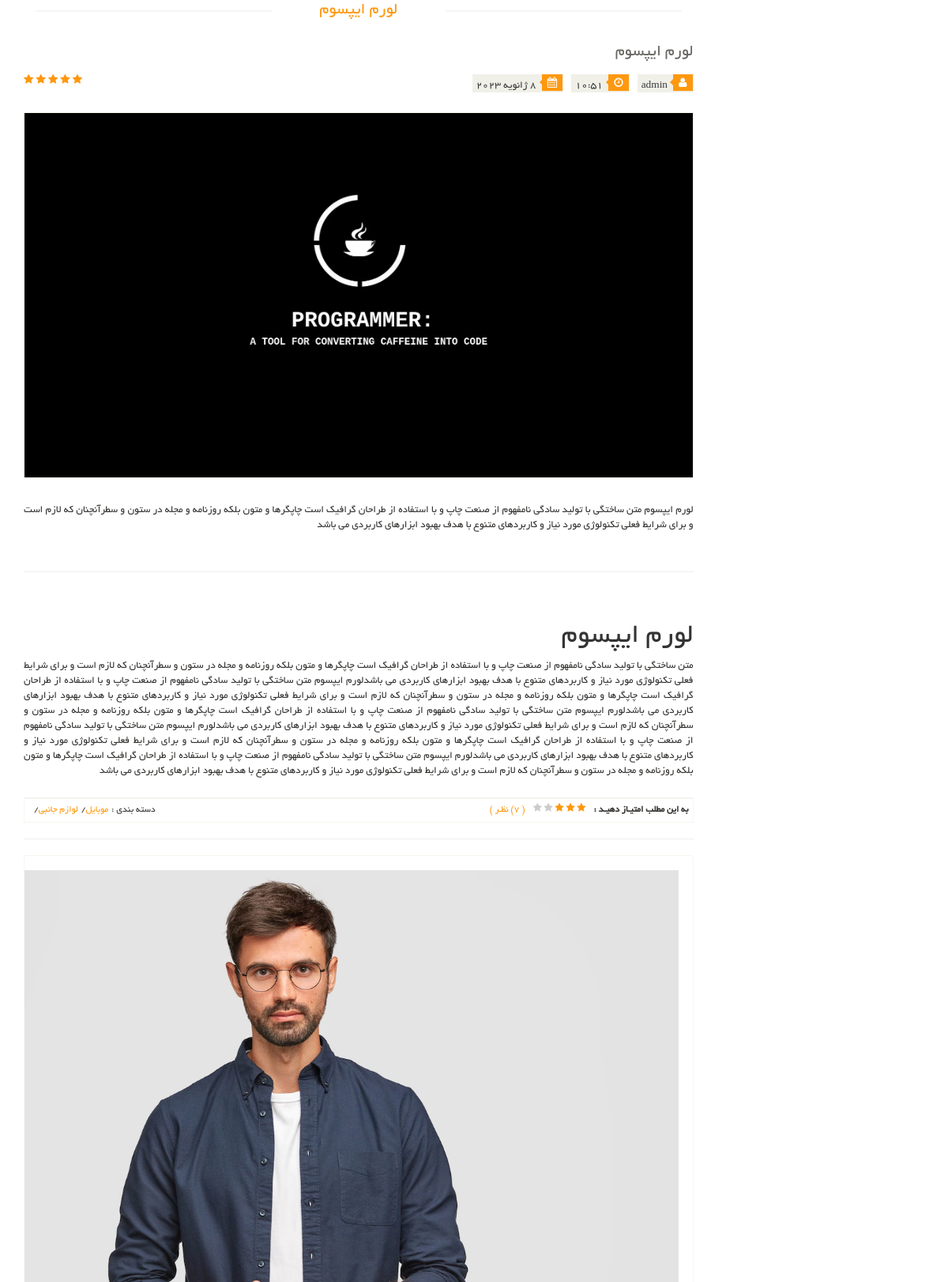
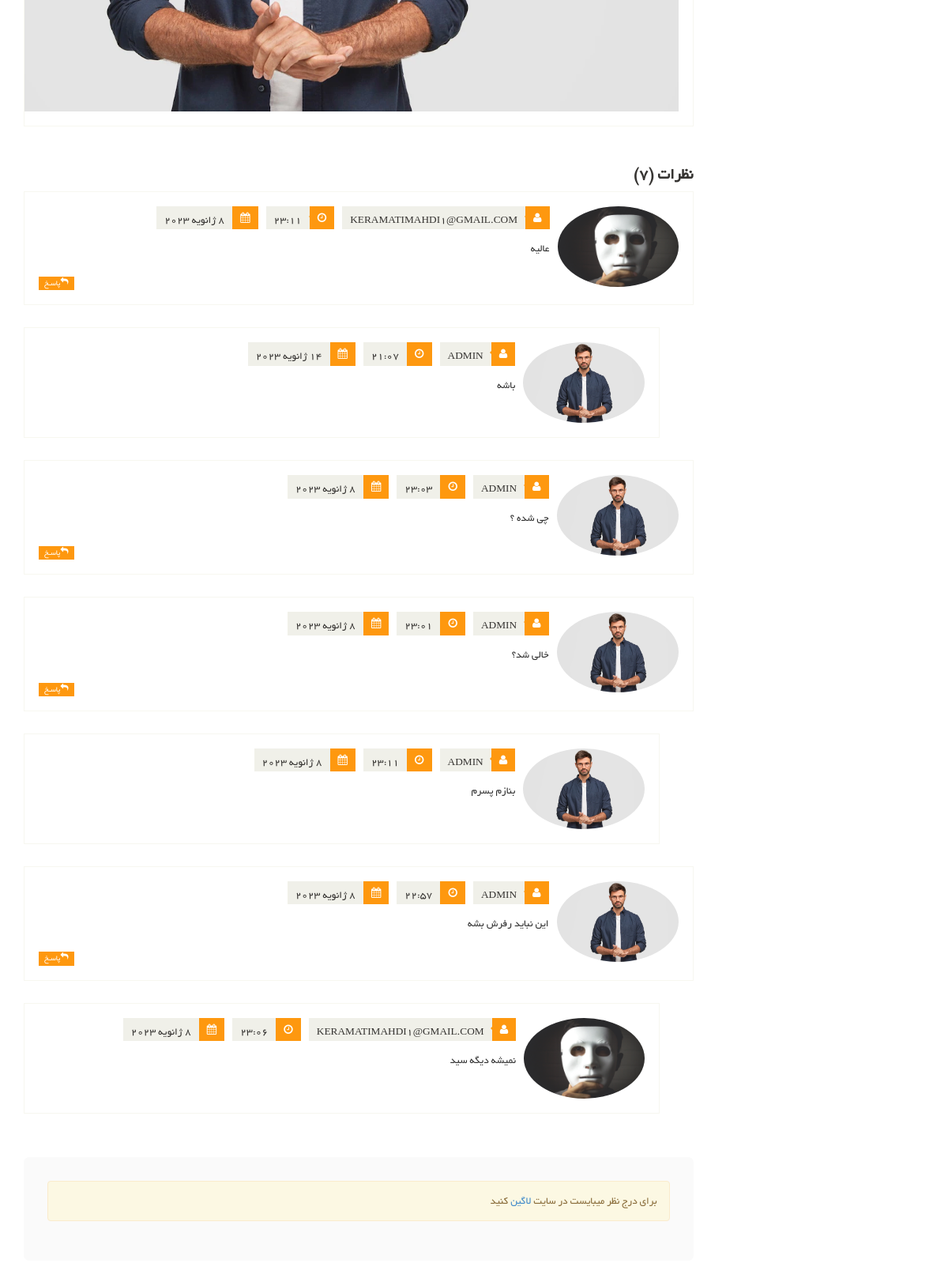
/articles/3/لورم-ایپسوم, run on the app's committed database (2 pictures, top to bottom).
### article_module/models.py (models this page shows, shortened)
class Article(models.Model):
    author = models.ForeignKey(User, on_delete=models.CASCADE, null=True, editable=False, verbose_name='نویسنده')
    title = models.CharField(max_length=300, unique=True, verbose_name='عنوان مقاله')
    slug = models.SlugField(db_index=True, editable=False, allow_unicode=True, verbose_name='عنوان در لینک')
    image = models.ImageField(upload_to='images/article', verbose_name='تصویر مقاله')
    short_description = models.TextField(verbose_name='توضیحات کوتاه')
    text = RichTextField(verbose_name='متن مقاله')
    selected_categories = models.ManyToManyField(ArticleCategory, verbose_name='دسته بندی ها')
    created = models.DateTimeField(auto_now_add=True, verbose_name='تاریخ انتشار')
    updated = models.DateTimeField(auto_now=True)
    is_active = models.BooleanField(default=True, verbose_name='فعال / غیرفعال')
    class Meta:
        verbose_name = 'مقاله'
        verbose_name_plural = 'مقالات'

class ArticleCategory(models.Model):
    parent = models.ForeignKey('ArticleCategory', on_delete=models.CASCADE, null=True, blank=True,
                               verbose_name='دسته بندی والد')
    title = models.CharField(max_length=200, verbose_name='عنوان')
    url_title = models.CharField(max_length=200, unique=True, verbose_name='عنوان در لینک')
    is_active = models.BooleanField(default=True, verbose_name='فعال / غیرفعال')
    def __str__(self):
        return self.title
    class Meta:
        verbose_name = 'دسته بندی مقاله'
        verbose_name_plural = 'دسته بندی مقاله ها'

class ArticleComment(models.Model):
    article = models.ForeignKey(Article, on_delete=models.CASCADE, verbose_name='مقاله')
    parent = models.ForeignKey('ArticleComment', null=True, blank=True, on_delete=models.CASCADE, verbose_name='والد')
    user = models.ForeignKey(User, on_delete=models.CASCADE, verbose_name='کاربر')
    created = models.DateTimeField(auto_now_add=True, verbose_name='تاریخ ثبت')
    text = models.TextField(verbose_name='متن نظر')
    class Meta:
        verbose_name = 'نظر مقاله'
        verbose_name_plural = 'نظرات مقاله'

### account_module/models.py (models this page shows)
class User(AbstractUser):
    avatar = models.ImageField(upload_to='images/user_profile/', verbose_name='تصویر پروفایل', null=True, blank=True)
    about_user = models.TextField(null=True, blank=True, verbose_name='بیوگرافی')
    address = models.TextField(null=True, blank=True, verbose_name='آدرس')
    email_active_code = models.CharField(max_length=100, verbose_name='کد فعالسازی ایمیل', editable=False)
    class Meta:
        verbose_name = 'کاربر'
        verbose_name_plural = 'کاربران'
    def __str__(self):
        return self.get_username()

### article_module/views.py (the view)
# urls.py: re_path('(?P<pk>[-\w]+)/(?P<slug>[-\w]+)', views.ArticleDetailView.as_view(), name='article_detail'),
class ArticleDetailView(DetailView):
    template_name = 'article_module/article_detail_page.html'
    model = Article
    def get_queryset(self):
        query = super(ArticleDetailView, self).get_queryset()
        slug = self.kwargs.get('slug')
        if slug is not None:
            query = query.filter(slug__iexact=slug)
        data = query.filter(is_active=True)
        return data
    def get_context_data(self, **kwargs):
        context = super(ArticleDetailView, self).get_context_data()
        article: Article = kwargs.get('object')
        context['comment'] = ArticleComment.objects.filter(article_id=article.id, parent=None).order_by(
            '-created').prefetch_related(
            'articlecomment_set')
        context['comment_count'] = ArticleComment.objects.filter(article_id=article.id).count()
        return context

### article_module/templates/article_module/article_detail_page.html (shortened to what this page needs)
{% extends 'shared/_layout.html' %}
{% load static %}
{% load render_partial %}
{% load jalali_tags %}
{% load thumbnail %}
{% block content %}
    <section>
        <div class="container">
            <div class="row">
                <div class="col-sm-9">
                    <div class="blog-post-area">
                        <h2 class="title text-center">{{ article.title }}</h2>
                        <div class="single-blog-post">
                            <h3>{{ article.title }}</h3>
                            <div class="post-meta">
                                <ul>
                                    <li><i class="fa fa-user"></i>{{ article.author }}</li>
                                    <li><i class="fa fa-clock-o"></i>{{ article.created.time }}</li>
                                    <li><i class="fa fa-calendar"></i>{{ article.created.date | to_jalali }}</li>
                                </ul>
                                <span>
										<i class="fa fa-star"></i>
										<i class="fa fa-star"></i>
										<i class="fa fa-star"></i>
										<i class="fa fa-star"></i>
										<i class="fa fa-star-half-o"></i>
								</span>
                            </div>
                            <a>
                                {% if article.image %}
                                    {% thumbnail article.image "862x398" crop='center' as im %}
                                        <img src="{{ im.url }}" alt="image {{ article.title }}">
                                    {% endthumbnail %}
                                {% else %}
                                    <img src="{% static "images/blog/blog-one.jpg" %}"
                                         alt="image of {{ article.title }}">
                                {% endif %}
                            </a>
                            <p>{{ article.short_description }}</p>
                            <br>
                            <hr>
                            <br>
                            <p>{{ article.text | safe }}</p>
                        </div>
                    </div>
                    <div class="rating-area">
                        <ul class="ratings">
                            <li class="rate-this">به این مطلب امتیـاز دهیـد :</li>
                            <li>
                                <i class="fa fa-star color"></i>
                                <i class="fa fa-star color"></i>
                                <i class="fa fa-star color"></i>
                                <i class="fa fa-star"></i>
                                <i class="fa fa-star"></i>
                            </li>
                            <li class="color">( {{ comment_count }}) نظـر )</li>
                        </ul>
                        <ul class="tag">
                            <li>دسته بندی :</li>
                            {% for item in article.selected_categories.all %}
                                <li><a class="color"
                                       href="{% url 'article:articles_category_list' category=item.url_title %}">{{ item }}<span>/</span></a>
                                </li>
                            {% endfor %}
                        </ul>
                    </div>
                    <hr>
                    <div class="media commnets">
                        <a class="pull-right" href="#">
                            {% if article.author.avatar %}
                                {% thumbnail article.author.avatar "121x86" crop='center' as im %}
                                    <img src="{{ im.url }}" alt="avatar {{ article.author.username }}">
                                {% endthumbnail %}
                            {% else %}
                                <img class="media-object" src="{% static "images/default-avatar1.png" %}"
                                     alt="avatar {{ article.author.username }}">
                            {% endif %}
                        </a>
                    </div>
                    <div class="response-area" id="comment_area">
                        <h2> نظرات ({{ comment_count }})</h2>
                        <ul class="media-list">
                            {% for comment in comment %}
                                <li class="media" id="single_comment_box_{{ comment.id }}">
                                    <a class="pull-right">
                                        {% if comment.user.avatar %}
                                            {% thumbnail comment.user.avatar "90x90" crop='center' as im %}
                                                <img src="{{ im.url }}" alt="avatar {{ comment.user }}"
                                                     class="img-circle">
                                            {% endthumbnail %}
                                        {% else %}
                                            <img class="media-object img-circle"
                                                 src="{% static "images/default-avatar1.png" %}"
                                                 alt="avatar {{ comment.user }}" height="90" width="90">
                                        {% endif %}
                                    </a>
                                    <div class="media-body">
                                        <ul class="sinlge-post-meta">
                                            <li><i class="fa fa-user"></i>{{ comment.user }}</li>
                                            <li><i class="fa fa-clock-o"></i>{{ comment.created.time }}</li>
                                            <li><i class="fa fa-calendar"></i>{{ comment.created.date | to_jalali }}
                                            </li>
                                        </ul>
                                        <p>{{ comment.text }}</p>
                                        <a class="btn btn-primary" onclick="fillParentId({{ comment.id }})"><i
                                                class="fa fa-reply"></i>پاسـخ</a>
                                    </div>
                                </li>
                                {% for sub_comment in comment.articlecomment_set.all %}
                                    <li class="media second-media" id="single_comment_box_{{ comment.id }}">
                                        <a class="pull-right">
                                            {% if sub_comment.user.avatar %}
                                                {% thumbnail sub_comment.user.avatar "90x90" crop='center' as im %}
                                                    <img src="{{ im.url }}" alt="avatar {{ sub_comment.user }}"
                                                         class="img-circle">
                                                {% endthumbnail %}
                                            {% else %}
                                                <img class="media-object img-circle"
                                                     src="{% static "images/default-avatar1.png" %}"
                                                     alt="avatar {{ sub_comment.user }}" height="90" width="90">
                                            {% endif %}
                                        </a>
                                        <div class="media-body">
                                            <ul class="sinlge-post-meta">
                                                <li><i class="fa fa-user"></i>{{ sub_comment.user }}</li>
                                                <li><i class="fa fa-clock-o"></i>{{ sub_comment.created.time }}</li>
                                                <li>
                                                    <i class="fa fa-calendar"></i>{{ sub_comment.created.date | to_jalali }}
                                                </li>
                                            </ul>
                                            <p>{{ sub_comment.text }}</p>
                                        </div>
                                    </li>
                                {% endfor %}
                            {% endfor %}
                        </ul>
                    </div>
                    <div class="replay-box" id="comment_form">
                        {% if request.user.is_authenticated %}
                            <div class="row">
                                <div class="col-sm-12">
                                    <h2>نظـر خود را بنویسیـد</h2>
                                    <div class="text-area">
                                        <input type="hidden" id="parent_id" value="">
                                        <div class="blank-arrow">
                                            <label>متن پیام</label>
                                        </div>
                                        <span>*</span>
                                        <textarea name="message" rows="11" class="form-control" id="comment-text"
                                                  placeholder="نظر خود را به اشتراک بگذارید"></textarea>
                                        <a class="btn btn-primary" onclick="sendArticleComment({{ article.id }})">ارسـال
                                            نظـر</a>
                                    </div>
                                </div>
                            </div>
                        {% else %}
                            <div class="alert alert-warning">
                                برای درج نظر میبایست در سایت <a href="{% url 'account:login_page' %}">لاگین</a> کنید
                            </div>
                        {% endif %}
                    </div>
                </div>
            </div>
        </div>
    </section>
{% endblock %}

### data on the page
Article: title "لورم ایپسوم", author "admin", created.time "10:51", created|to_jalali "8 ژانویه 2023", short_description "لورم ایپسوم متن ساختگی با تولید سادگی نامفهوم از صنعت چاپ و با استفاده از طراحان گرافیک است چاپگرها و متون بلکه روزنامه و مجله در ستون و سطرآنچنان که لازم است و برای شرایط فعلی تکنولوژی مورد نیاز و کاربردهای متنوع با هدف بهبود ابزارهای کاربردی می باشد", text "لورم ایپسوم متن ساختگی با تولید سادگی نامفهوم از صنعت چاپ و با استفاده از طراحان گرافیک است چاپگرها و متون بلکه روزنامه و مجله در ستون و سطرآنچنان که لازم است و برای شرایط فعلی تکنولوژی مورد نیاز و کاربردهای متنوع با هدف بهبود ابزارهای کاربردی می باشدلورم ایپسوم متن ساختگی با تولید سادگی نامفهوم از صنعت چاپ و با استفاده از طراحان گرافیک است چاپگرها و متون بلکه روزنامه و مجله در ستون و سطرآنچنان که لازم است و برای شرایط فعلی تکنولوژی مورد نیاز و کاربردهای متنوع با هدف بهبود ابزارهای کاربردی می باشدلورم ایپسوم متن ساختگی با تولید سادگی نامفهوم از صنعت چاپ و با استفاده از طراحان گرافیک است چاپگرها و متون بلکه روزنامه و مجله در ستون و سطرآنچنان که لازم است و برای شرایط فعلی تکنولوژی مورد نیاز و…"
ArticleCategory: title "موبایل"
ArticleCategory: title "لوازم جانبی"
ArticleComment: shows a picture, user "KERAMATIMAHDI1@GMAIL.COM", created.time "23:11", created|to_jalali "8 ژانویه 2023", text "عالیه"
ArticleComment: user "ADMIN", created.time "21:07", created|to_jalali "14 ژانویه 2023", text "باشه"
ArticleComment: user "ADMIN", created.time "23:03", created|to_jalali "8 ژانویه 2023", text "چی شده ؟"
ArticleComment: user "ADMIN", created.time "23:01", created|to_jalali "8 ژانویه 2023", text "خالی شد؟"
ArticleComment: user "ADMIN", created.time "23:11", created|to_jalali "8 ژانویه 2023", text "بنازم پسرم"
ArticleComment: user "ADMIN", created.time "22:57", created|to_jalali "8 ژانویه 2023", text "این نباید رفرش بشه"
ArticleComment: shows a picture, user "KERAMATIMAHDI1@GMAIL.COM", created.time "23:06", created|to_jalali "8 ژانویه 2023", text "نمیشه دیگه سید"

### other printed values
{{ comment_count }} "7"
